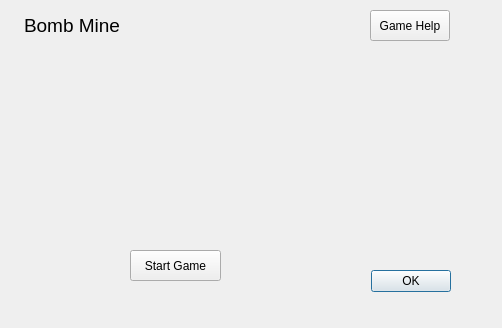
<?xml version="1.0" encoding="UTF-8"?>
<ui version="4.0">
 <class>hammer</class>
 <widget class="QDialog" name="hammer">
  <property name="geometry">
   <rect>
    <x>0</x>
    <y>0</y>
    <width>502</width>
    <height>328</height>
   </rect>
  </property>
  <property name="windowTitle">
   <string>Dialog</string>
  </property>
  <widget class="QPushButton" name="start">
   <property name="geometry">
    <rect>
     <x>130</x>
     <y>250</y>
     <width>91</width>
     <height>31</height>
    </rect>
   </property>
   <property name="text">
    <string>Start Game</string>
   </property>
  </widget>
  <widget class="QWidget" name="gridLayoutWidget">
   <property name="geometry">
    <rect>
     <x>20</x>
     <y>80</y>
     <width>311</width>
     <height>151</height>
    </rect>
   </property>
   <layout class="QGridLayout" name="g_board"/>
  </widget>
  <widget class="QTextBrowser" name="t_result">
   <property name="geometry">
    <rect>
     <x>20</x>
     <y>10</y>
     <width>311</width>
     <height>41</height>
    </rect>
   </property>
   <property name="font">
    <font>
     <pointsize>-1</pointsize>
     <weight>50</weight>
     <italic>false</italic>
     <bold>false</bold>
    </font>
   </property>
   <property name="autoFillBackground">
    <bool>false</bool>
   </property>
   <property name="styleSheet">
    <string notr="true">background-color: rgba(0,0,0,0%);
border: 0px;
font: 36px;</string>
   </property>
   <property name="html">
    <string>&lt;!DOCTYPE HTML PUBLIC &quot;-//W3C//DTD HTML 4.0//EN&quot; &quot;http://www.w3.org/TR/REC-html40/strict.dtd&quot;&gt;
&lt;html&gt;&lt;head&gt;&lt;meta name=&quot;qrichtext&quot; content=&quot;1&quot; /&gt;&lt;style type=&quot;text/css&quot;&gt;
p, li { white-space: pre-wrap; }
&lt;/style&gt;&lt;/head&gt;&lt;body style=&quot; font-family:'Sans Serif'; font-size:36px; font-weight:400; font-style:normal;&quot;&gt;
&lt;p style=&quot; margin-top:0px; margin-bottom:0px; margin-left:0px; margin-right:0px; -qt-block-indent:0; text-indent:0px;&quot;&gt;&lt;span style=&quot; font-size:14pt;&quot;&gt;Bomb Mine&lt;/span&gt;&lt;/p&gt;&lt;/body&gt;&lt;/html&gt;</string>
   </property>
  </widget>
  <widget class="QPushButton" name="b_about">
   <property name="geometry">
    <rect>
     <x>370</x>
     <y>10</y>
     <width>80</width>
     <height>31</height>
    </rect>
   </property>
   <property name="text">
    <string>Game Help</string>
   </property>
  </widget>
  <widget class="QDialogButtonBox" name="b_ok">
   <property name="geometry">
    <rect>
     <x>100</x>
     <y>270</y>
     <width>351</width>
     <height>23</height>
    </rect>
   </property>
   <property name="standardButtons">
    <set>QDialogButtonBox::Ok</set>
   </property>
  </widget>
 </widget>
 <resources/>
 <connections/>
</ui>
